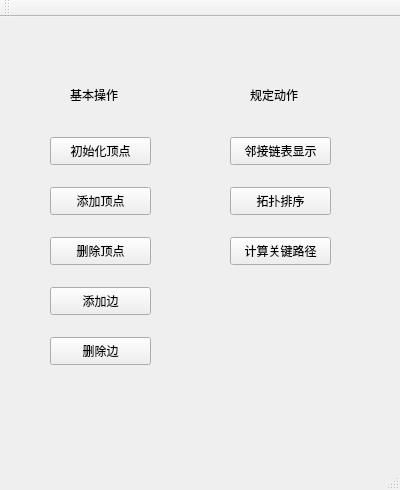
<?xml version="1.0" encoding="UTF-8"?>
<ui version="4.0">
 <class>MainWindow</class>
 <widget class="QMainWindow" name="MainWindow">
  <property name="geometry">
   <rect>
    <x>0</x>
    <y>0</y>
    <width>400</width>
    <height>490</height>
   </rect>
  </property>
  <property name="windowTitle">
   <string>有向图操作</string>
  </property>
  <widget class="QWidget" name="centralWidget">
   <widget class="QPushButton" name="pushButton">
    <property name="geometry">
     <rect>
      <x>50</x>
      <y>120</y>
      <width>101</width>
      <height>28</height>
     </rect>
    </property>
    <property name="text">
     <string>初始化顶点</string>
    </property>
   </widget>
   <widget class="QPushButton" name="pushButton_2">
    <property name="geometry">
     <rect>
      <x>50</x>
      <y>170</y>
      <width>101</width>
      <height>28</height>
     </rect>
    </property>
    <property name="text">
     <string>添加顶点</string>
    </property>
   </widget>
   <widget class="QPushButton" name="pushButton_3">
    <property name="geometry">
     <rect>
      <x>50</x>
      <y>220</y>
      <width>101</width>
      <height>28</height>
     </rect>
    </property>
    <property name="text">
     <string>删除顶点</string>
    </property>
   </widget>
   <widget class="QPushButton" name="pushButton_4">
    <property name="geometry">
     <rect>
      <x>50</x>
      <y>270</y>
      <width>101</width>
      <height>28</height>
     </rect>
    </property>
    <property name="text">
     <string>添加边</string>
    </property>
   </widget>
   <widget class="QPushButton" name="pushButton_5">
    <property name="geometry">
     <rect>
      <x>230</x>
      <y>120</y>
      <width>101</width>
      <height>28</height>
     </rect>
    </property>
    <property name="text">
     <string>邻接链表显示</string>
    </property>
   </widget>
   <widget class="QPushButton" name="pushButton_6">
    <property name="geometry">
     <rect>
      <x>230</x>
      <y>170</y>
      <width>101</width>
      <height>28</height>
     </rect>
    </property>
    <property name="text">
     <string>拓扑排序</string>
    </property>
   </widget>
   <widget class="QPushButton" name="pushButton_7">
    <property name="geometry">
     <rect>
      <x>230</x>
      <y>220</y>
      <width>101</width>
      <height>28</height>
     </rect>
    </property>
    <property name="text">
     <string>计算关键路径</string>
    </property>
   </widget>
   <widget class="QPushButton" name="pushButton_8">
    <property name="geometry">
     <rect>
      <x>50</x>
      <y>320</y>
      <width>101</width>
      <height>28</height>
     </rect>
    </property>
    <property name="text">
     <string>删除边</string>
    </property>
   </widget>
   <widget class="QLabel" name="label">
    <property name="geometry">
     <rect>
      <x>70</x>
      <y>70</y>
      <width>72</width>
      <height>15</height>
     </rect>
    </property>
    <property name="text">
     <string>基本操作</string>
    </property>
   </widget>
   <widget class="QLabel" name="label_2">
    <property name="geometry">
     <rect>
      <x>250</x>
      <y>70</y>
      <width>72</width>
      <height>15</height>
     </rect>
    </property>
    <property name="text">
     <string>规定动作</string>
    </property>
   </widget>
  </widget>
  <widget class="QMenuBar" name="menuBar">
   <property name="geometry">
    <rect>
     <x>0</x>
     <y>0</y>
     <width>400</width>
     <height>26</height>
    </rect>
   </property>
  </widget>
  <widget class="QToolBar" name="mainToolBar">
   <attribute name="toolBarArea">
    <enum>TopToolBarArea</enum>
   </attribute>
   <attribute name="toolBarBreak">
    <bool>false</bool>
   </attribute>
  </widget>
  <widget class="QStatusBar" name="statusBar"/>
 </widget>
 <layoutdefault spacing="6" margin="11"/>
 <resources/>
 <connections/>
</ui>
